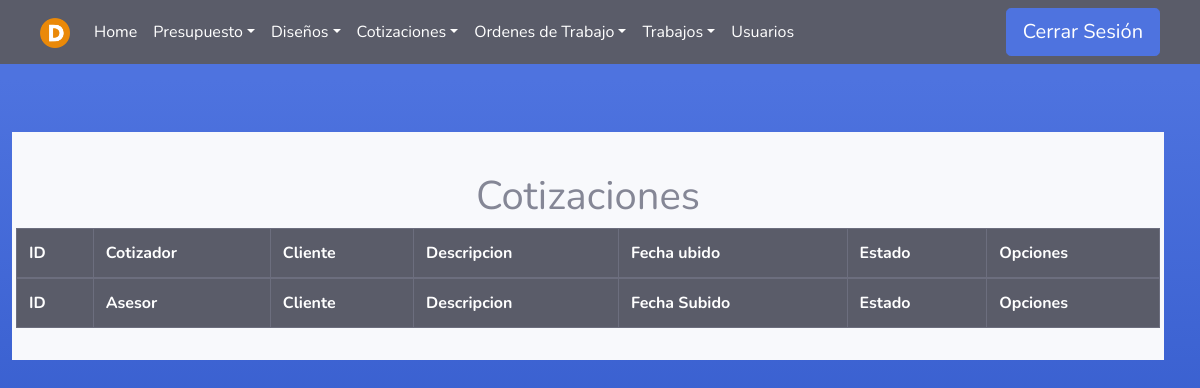
The page /Cotizaciones/Finalizados/ (signed in) on the database as committed earlier.
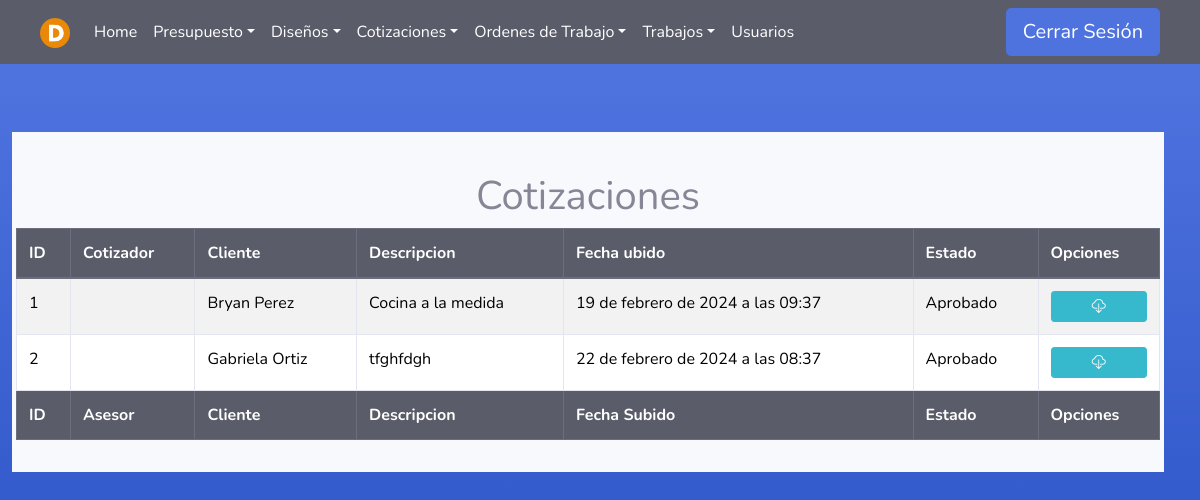
The same page on the database as committed later.
### Cotizadores/models.py (models this page shows)
class Cotizacion(models.Model):
    cotizador = models.ForeignKey(User, on_delete=models.PROTECT, null=False, blank=False)
    diseno = models.ForeignKey(Diseno, on_delete=models.PROTECT, null=True, blank=False)
    fecha = models.DateTimeField(auto_now_add=True)
    estado=models.TextField(null=True, blank=True, default='Esperando aprobación')
    comentario=models.TextField(null=True, blank=True)
    archivo = models.FileField(upload_to='media/cotizaciones/', null=False, blank=False)

### Asesores/models.py (models this page shows)
class Diseno(models.Model):
    usuario = models.ForeignKey(User, on_delete=models.PROTECT, null=False, blank=False)
    presupuesto = models.ForeignKey(Presupuesto, on_delete=models.PROTECT, null=False, blank=False)
    fecha = models.DateTimeField(auto_now_add=True)
    estado=models.TextField(null=True, blank=True, default='Diseñando')
    comentario=models.TextField(null=True, blank=True)
    archivo = models.FileField( upload_to='media/disenosPresupuestos/',null=False, blank=False)

class Presupuesto(models.Model):
    asesor = models.ForeignKey(User, on_delete=models.PROTECT, null=False, blank=False)
    fecha_inicio = models.DateTimeField(null=False, auto_now_add=True, blank=False)
    cliente = models.CharField(max_length=100, null=False, blank=False)
    descripcion = models.TextField(null=False, blank=False)
    estado=models.TextField(null=True, blank=True)
    fecha_fin = models.DateTimeField(null=True, blank=True)

### Cotizadores/views.py (the view)
# urls.py: path('Finalizados/', cotizador_views.cotFin , name='Cotizaciones_Finalizadas'),
@login_required(login_url='index')
def cotFin(request):
    user = request.user
    if (user.groups.filter(name='Cotizador').exists()):
        cotizaciones=Cotizacion.objects.filter(cotizador=user)
        return render(request, 'Cotizador/listado_finalizados.html',{'cotizaciones':cotizaciones})
    elif (user.groups.filter(name='Administrador').exists() or user.is_superuser):
        cotizaciones=Cotizacion.objects.all()
        return render(request, 'Cotizador/listado_finalizados.html',{'cotizaciones':cotizaciones})
    else:
        error = "No tienes permiso para acceder a esta página."
        return render(request, '404.html', {'error': error})

### Templates/Cotizador/listado_finalizados.html (shortened to what this page needs)
{% extends 'tables.html' %}
{% block botones%}
<div class="text-center">
    <br>
    <h1>Cotizaciones</h1>
</div>
{% endblock %}
{% load static %}
{% block head %}
<th>ID</th>
{% if user.is_superuser or user.groups.all.0.name == "Administrador" %}
<th>Cotizador</th>
{% endif %}
<th>Cliente</th>
<th>Descripcion</th>
<th>Fecha ubido</th>
<th>Estado</th>
<th>Opciones</th>
{% endblock %}
{% block tbody %}
{% for c in cotizaciones %}
<tr>
    <td>{{ c.id }}</td>
    {% if user.is_superuser or user.groups.all.0.name == "Administrador" %}
    <td>{{ c.diseno.presupuesto.asesor.first_name}} {{ c.diseno.presupuesto.asesor.last_name}}</td>
    {% endif %}
    <td>{{ c.diseno.presupuesto.cliente }}</td>
    <td>{{ c.diseno.presupuesto.descripcion }}</td>
    <td>{{ c.fecha }}</td>
    <td>{{ c.estado }}</td>
    <td>
        <div>
            <a class="btn btn-info btn-sm btn-block" href="/Cotizaciones/descargar/{{c.id}}/"><i class="bi bi-cloud-download"></i></a>
        </div>
    </td>
</tr>
{% endfor %}
{% endblock %}
{% block footer %}
<th>ID</th>
{% if user.is_superuser or user.groups.all.0.name == "Administrador" %}
<th>Asesor</th>
{% endif %}
<th>Cliente</th>
<th>Descripcion</th>
<th>Fecha Subido</th>
<th>Estado</th>
<th>Opciones</th>
{% endblock %}

Rows that differ between the two databases and show on the page:
added Cotizacion: id "1", diseno.presupuesto.cliente "Bryan Perez", diseno.presupuesto.descripcion "Cocina a la medida", fecha "19 de febrero de 2024 a las 09:37", estado "Aprobado"
added Cotizacion: id "2", diseno.presupuesto.cliente "Gabriela Ortiz", diseno.presupuesto.descripcion "tfghfdgh", fecha "22 de febrero de 2024 a las 08:37", estado "Aprobado"
